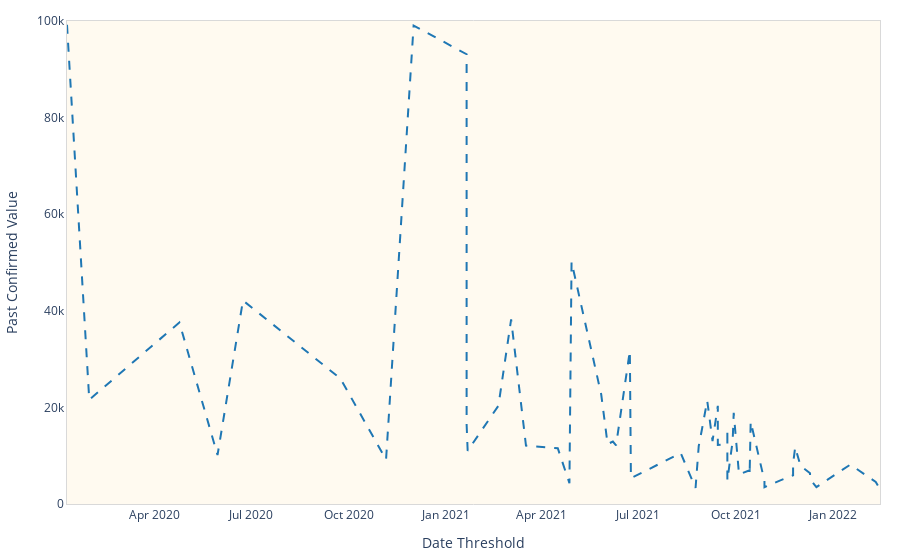

Source (notebook cell):
### Code cell
#set layout for the graph
layout = dict(plot_bgcolor='#FFFAF0',
              margin=dict(t=20, l=20, r=20, b=20),
              xaxis=dict(title='Date Threshold',
                         linecolor='#d9d9d9',
                         showgrid=False,
                         mirror=True),
              yaxis=dict(title='Past Confirmed Value',
                         range=[0, 100000],
                         linecolor='#d9d9d9',
                         showgrid=False,
                         mirror=True))
"set "
data = go.Scatter(x=df_o_thres['date_threshold'],
                  y=df_o_thres['past_confirmed_value'],
                  text=df_o_thres['venue_name'],
                  textposition='top right',
                  textfont=dict(color='#E58606'),
                  marker=dict(color='#5D69B1', size=4),
                  line=dict(color='#1f77b4', width=2, dash='dash'))
fig = go.Figure(data=data, layout=layout)

fig.show()

### Figure 1 — Plotly figure (JSON) as saved in the notebook; plotly's stock layout.template omitted (floating-point values rounded to 4 significant figures)
{"data": [{"line": {"color": "#1f77b4", "dash": "dash", "width": 2}, "marker": {"color": "#5D69B1", "size": 4}, "text": ["Clarion Hotel® Arlanda Airport", "Quality Hotel™ Globe", "Clarion Hotel® Stockholm", "Nordic Light Hotel", "Clarion Hotel® Sign", "Quality Hotel™ Friends", "Quality Hotel™ 33", "Clarion Hotel® The Hub", "Clarion Hotel® Copenhagen Airport", "Clarion Hotel® The Edge", "Quality Hotel™ River Station", "Clarion Hotel® Grand Östersund", "Clarion Hotel® Post", "Quality Hotel™ Expo", "Quality Hotel™ Waterfront, Göteborg", "Quality Hotel™ Grand, Kongsberg", "Clarion Hotel® Malmö Live", "Clarion Hotel® Sea U", "Clarion Hotel® Amaranten", "Quality Hotel™ The Box", "Quality Hotel™ Tønsberg", "Clarion Hotel® Oslo", "Quality Hotel™ Edvard Grieg", "Quality Hotel™ Entry", "Quality Hotel™ Luleå", "Clarion Hotel® Bergen Airport Terminal", "Quality Hotel™ View", "Quality Hotel™ Winn Haninge", "Clarion Hotel® Energy", "Clarion Hotel® Gillet", "Quality Hotel™ Panorama, Trondheim", "Clarion Hotel® Stavanger", "Clarion Hotel® & Congress Oslo Airport", "Quality Hotel™ The Weaver", "Clarion Hotel® Wisby", "Quality Airport Hotel™ Værnes", "Clarion Hotel® Trondheim", "Clarion Hotel® Helsinki", "Quality Hotel™ 11", "Quality Hotel™ Ekoxen", "Quality Hotel™ Ramsalt", "THE THIEF", "Quality Hotel™ The Mill", "Quality Hotel™ Park Södertälje", "Clarion Hotel® Air", "Quality Hotel™ Leangkollen", "Quality Hotel™ Hasle Linie", "Clarion Hotel® Tyholmen", "Clarion Hotel® Admiral", "Clarion Hotel® Aviapolis", "Clarion Hotel® Sundsvall", "At Six", "Quality Airport Hotel™ Gardermoen", "Quality Hotel™ Fredrikstad", "Quality Hotel™ Residence"], "textfont": {"color": "#E58606"}, "textposition": "top right", "type": "scatter", "x": ["2020-01-09T00:00:00", "2020-01-30T00:00:00", "2020-04-24T00:00:00", "2020-05-30T00:00:00", "2020-06-23T00:00:00", "2020-09-23T00:00:00", "2020-11-05T00:00:00", "2020-12-01T00:00:00", "2021-01-20T00:00:00", "2021-01-20T00:00:00", "2021-01-21T00:00:00", "2021-02-19T00:00:00", "2021-03-03T00:00:00", "2021-03-17T00:00:00", "2021-04-16T00:00:00", "2021-04-27T00:00:00", "2021-04-29T00:00:00", "2021-05-27T00:00:00", "2021-06-02T00:00:00", "2021-06-07T00:00:00", "2021-06-10T00:00:00", "2021-06-23T00:00:00", "2021-06-24T00:00:00", "2021-08-10T00:00:00", "2021-08-24T00:00:00", "2021-08-27T00:00:00", "2021-08-30T00:00:00", "2021-09-04T00:00:00", "2021-09-09T00:00:00", "2021-09-14T00:00:00", "2021-09-14T00:00:00", "2021-09-23T00:00:00", "2021-09-23T00:00:00", "2021-09-23T00:00:00", "2021-09-23T00:00:00", "2021-09-28T00:00:00", "2021-09-29T00:00:00", "2021-10-04T00:00:00", "2021-10-14T00:00:00", "2021-10-14T00:00:00", "2021-10-15T00:00:00", "2021-10-28T00:00:00", "2021-10-28T00:00:00", "2021-11-12T00:00:00", "2021-11-24T00:00:00", "2021-11-24T00:00:00", "2021-11-26T00:00:00", "2021-12-01T00:00:00", "2021-12-10T00:00:00", "2021-12-10T00:00:00", "2021-12-16T00:00:00", "2022-01-17T00:00:00", "2022-02-08T00:00:00", "2022-02-10T00:00:00", "2022-02-14T00:00:00"], "y": [99220.0, 21580.0, 37580.0, 10130.0, 42130.0, 25960.0, 9172.0, 99060.0, 93120.0, 16500.0, 11010.0, 20350.0, 38210.0, 12100.0, 11540.0, 4321.0, 50140.0, 22660.0, 12420.0, 12930.0, 12150.0, 31720.0, 5354.0, 10520.0, 3319.0, 12010.0, 15430.0, 21390.0, 13040.0, 20320.0, 12230.0, 12420.0, 14020.0, 15510.0, 4879.0, 13080.0, 18870.0, 6113.0, 6987.0, 6023.0, 17050.0, 4789.0, 3472.0, 4906.0, 5952.0, 8318.0, 11790.0, 7884.0, 6374.0, 5112.0, 3496.0, 8162.0, 4784.0, 4553.0, 3102.0]}], "layout": {"margin": {"b": 20, "l": 20, "r": 20, "t": 20}, "plot_bgcolor": "#FFFAF0", "xaxis": {"linecolor": "#d9d9d9", "mirror": true, "showgrid": false, "title": {"text": "Date Threshold"}}, "yaxis": {"linecolor": "#d9d9d9", "mirror": true, "range": [0, 100000], "showgrid": false, "title": {"text": "Past Confirmed Value"}}}}
